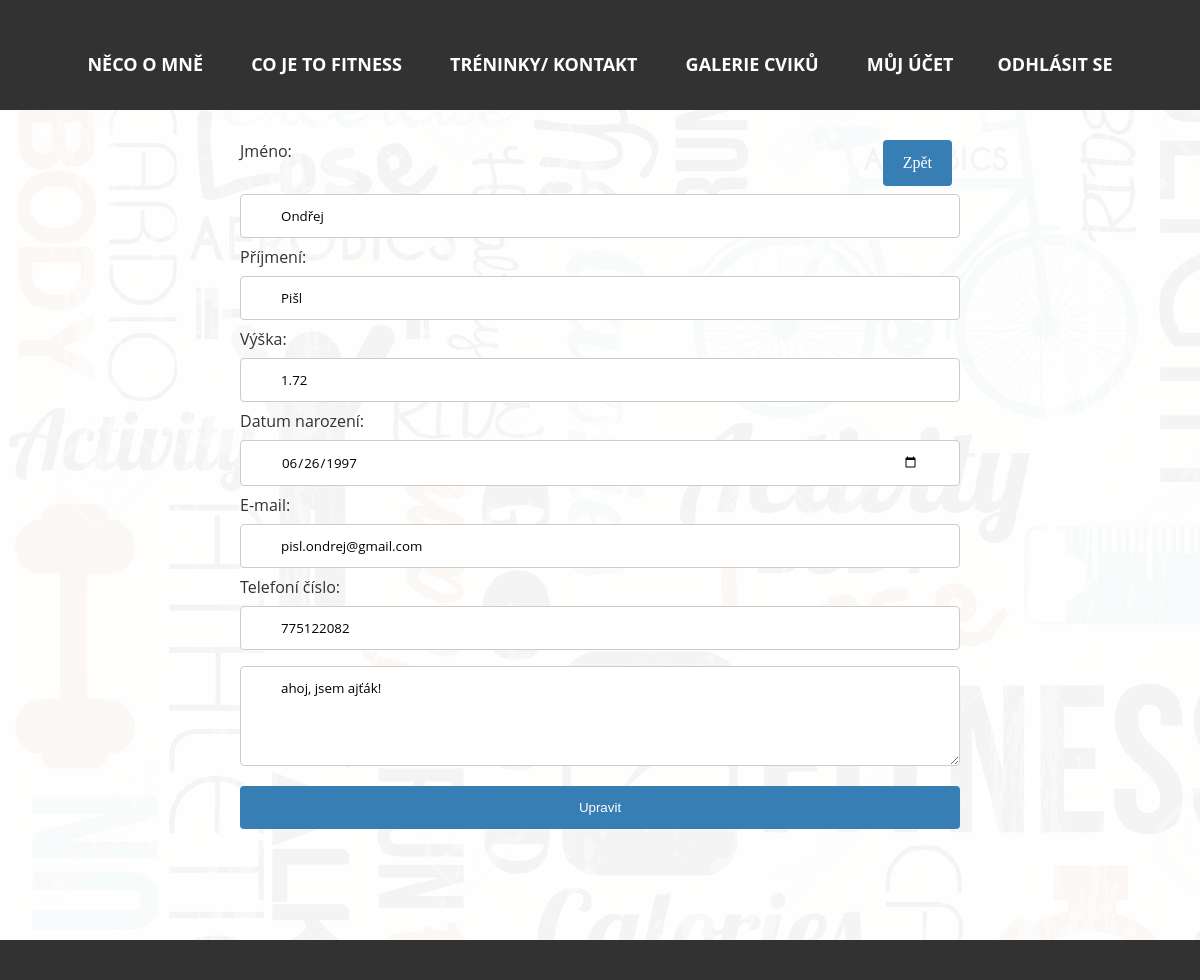
The page /PHP/edit.php?id=1 (signed in) on the database its author committed.
### tables this page shows
CREATE TABLE `uzivatele` (
  `id` int(10) NOT NULL,
  `jmeno` varchar(254) DEFAULT NULL,
  `prijmeni` varchar(254) DEFAULT NULL,
  `datum` date DEFAULT NULL,
  `vyska` float NOT NULL,
  `email` varchar(254) NOT NULL,
  `heslo` char(50) NOT NULL,
  `tel` varchar(15) DEFAULT NULL,
  `pohlavi` tinyint(1) NOT NULL,
  `narodnost_id` int(5) NOT NULL,
  `info` varchar(500) DEFAULT NULL,
  `prava` tinyint(1) NOT NULL DEFAULT '0' COMMENT '0 je pro normálního uživatele 1 pro admina',
  `potvrzeni_pristupu` tinyint(1) NOT NULL DEFAULT '0' COMMENT '0 pro každého registrovaného '
);

### PHP/edit.php (the view, shortened to what this page needs)
<?php
include 'pripojeni.php';
?>
<!doctype html>
<html>
    <head>
        <link rel="stylesheet" href="../CSS/css.css">
    </head>
    <?php
    $data = mysqli_query($connect, "select uzivatele.id as uzivatel_id, uzivatele.jmeno, uzivatele.prijmeni, uzivatele.datum, uzivatele.vyska, uzivatele.email, uzivatele.tel, uzivatele.pohlavi, uzivatele.narodnost_id, uzivatele.info, narodnosti.id as narodnost_id, narodnosti.nazev as narodnost_nazev from uzivatele LEFT JOIN narodnosti ON uzivatele.narodnost_id=narodnosti.id where uzivatele.id='{$_GET["id"]}'");
    $lide = mysqli_fetch_array($data);
    ?>
    <body>
        <?php
        include 'menu.php';
        ?>
        <div class="barva">
            <article>
                <a href="sprava-uzivatelu.php" class="uzivatelodkazy">Zpět</a>
                <div class="editacetabulka">
                    <form action="edit.php?id=<?php echo $_GET['id']; ?>" method="post">
                        <label>Jméno:</label>
                        <input type="text" name="jmeno" value="<?php echo $lide['jmeno']; ?>"><br>
                        <label>Příjmení:</label>
                        <input type="text" name="prijmeni" value="<?php echo $lide['prijmeni']; ?>"><br>
                        <label>Výška:</label>
                        <input type="number" name="vyska" step="0.01" value="<?php echo $lide['vyska']; ?>"><br>
                        <label>Datum narození:</label>
                        <input type="date" name="datum" value="<?php echo $lide['datum']; ?>"><br>
                        <label>E-mail:</label>
                        <input type="email" name="email" value="<?php echo $lide['email']; ?>"><br>
                        <label>Telefoní číslo:</label>
                        <input type="text" name="tel" value="<?php echo $lide['tel']; ?>"><br>
                        <textarea name="info" rows="5" cols="50"><?php echo $lide['info']; ?></textarea><br>
                        <input type="submit" value="Upravit">
                    </form>
                </div>
            </article>
            <footer></footer>
        </div>
    </body>
</html>

### CSS/css.css (style rules this page uses)
@media screen and (min-width: 1090px) { body { margin: 0; padding: 0; width: 100%; background-image: url(../foto/pozadiFitness.jpg); } }
@media screen and (min-width: 1090px) { .barva { background-color: rgba(255, 255, 255, 0.95); } }
@media screen and (min-width: 1090px) { article { width: 60%; min-height: 100vh; margin: auto; text-align: left; padding: 30px 10px 0px 10px; } }
@media screen and (min-width: 1090px) { footer { width: 100%; background-color: #323232; height: 40px; float: left; } }
@media screen and (min-width: 1090px) { input[type=submit], [type=button] { width: 100%; background-color: #377EB5; color: white; padding: 14px 20px; margin: 8px 0; border: none; border-radius: 4px; cursor: pointer; } }
@media screen and (min-width: 1090px) { input[type=text], [type=number], [type=password], [type=date], [type=email], [type=datetime], select, textarea { width: 100%; padding: 12px 40px; margin: 8px 0; display: inline-block; border: 1px solid #ccc; border-radius: 4px; box-sizing: border-box; font-family: 'Open Sans', Arial, sans-serif; } }
@media screen and (min-width: 1090px) { label { color: #323232; font-family: 'Open Sans', Arial, sans-serif; } }
@media screen and (min-width: 1090px) { textarea { height:100px; text-align:justify; } }
@media screen and (min-width: 1090px) { .uzivatelodkazy { text-decoration: none; background-color: #377EB5; color: white; padding: 14px 20px; border: none; border-radius: 4px; cursor: pointer; margin-left: 20px; margin-right: 8px; float: right; } }

### rows shown on the page
uzivatele: jmeno "Ondřej", prijmeni "Pišl", vyska "1.72", datum "06/26/1997", email "pisl.ondrej@gmail.com", tel "775122082", info "ahoj, jsem ajťák!"
